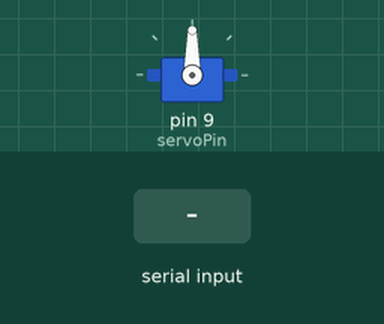
The sketch below on a simulated Arduino Uno, built with avr-gcc and run on an emulated ATmega328P. On the bench: servo. Inputs (shaded band) come from the test bench.

Above: at 1.2 s.
1.3 s: "90,45\n" received over Serial
At 3.3 s:
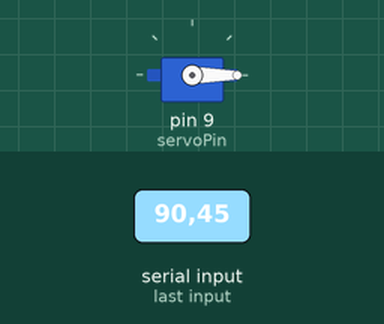
Timing chart, 0 to 4.8 s (numbered marks = the images above; inputs shaded):
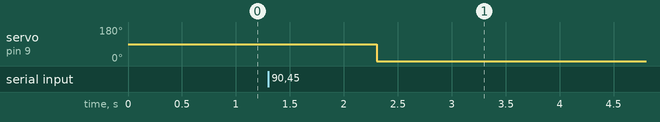

The sketch:

servo_sound_oct19b.ino
```cpp
#include <Servo.h>

Servo myServo;
int servoPin = 9;
int angle = 0;  // Servo position

void setup() {
  Serial.begin(9600);
  myServo.attach(servoPin);
}

void loop() {
  if (Serial.available() > 0) {
    int command = Serial.parseInt();  // Read the incoming serial data

    if (command == 1) {
      // Move the servo to 90 degrees if volume is at max
      myServo.write(90);  // Adjust as needed for your servo
    } else if (command == 0) {
      // Stop the servo by setting it to a neutral position
      myServo.write(0);  // Adjust as needed
    }
  }
}
```

Measured:
- after the input at 1.3 s, servo on pin 9 (servoPin): 90° → 0° after 1.0 s
